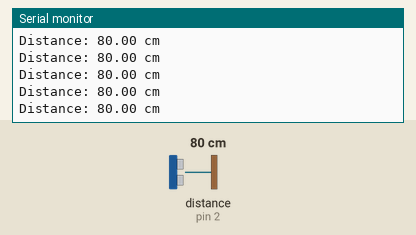
Recording of a sketch running on a simulated Arduino Uno, built with avr-gcc and run on an emulated ATmega328P. Parts: the last lines printed to the serial monitor. Wiring (inferred from the names in the program): ultrasonic range finder: trigger pin 3; echo pin 2. The inputs (shaded band) are chosen by the test bench; at power-on: distance to the obstacle (sensor on pin 2) 80 cm. The echo pulse lasts 58.3 µs per cm.

Above: at 1.2 s.
1.3 s: distance to the obstacle (sensor on pin 2) set to 120 cm
At 1.49 s:
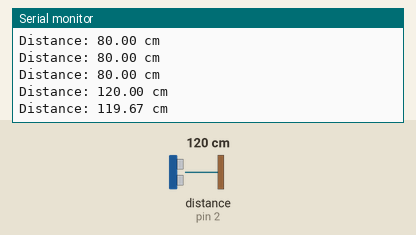
4.3 s: distance to the obstacle (sensor on pin 2) set to 35 cm
At 4.3 s:
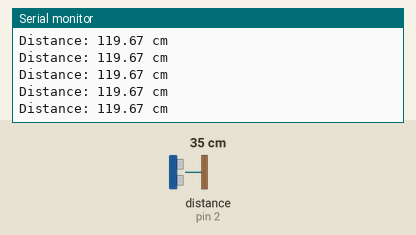
7.3 s: distance to the obstacle (sensor on pin 2) set to 250 cm
At 7.4 s:
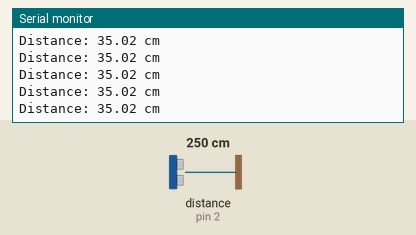
10.3 s: distance to the obstacle (sensor on pin 2) set to 35 cm
At 10.4 s:
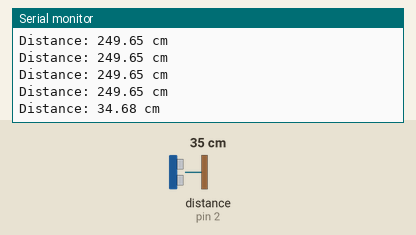
Timing chart, 0 to 13.3 s (numbered marks = the images above; inputs shaded):
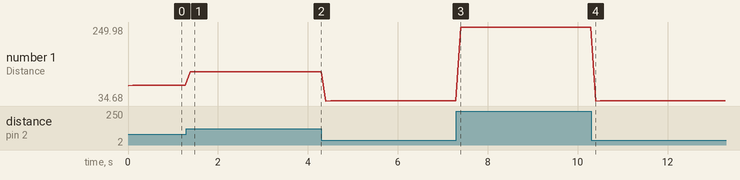

Measured:
- after the input at 1.3 s, the serial monitor: prints a new line after 0.08 s (image 1)
- after the input at 10.3 s, the serial monitor: prints a new line after 0.10 s (image 4)
- plotted number 1: 80 → 119.67 after the input at 1.3 s, 119.67 → 35.02 after the input at 4.3 s, 35.02 → 249.65 after the input at 7.3 s, 249.65 → 35.02 after the input at 10.3 s

The sketch:

Ultrasonic_sensor.ino
```cpp
const int trigPin = 3;
const int echoPin = 2;

long duration;
float distanceCm;

void setup() {
  Serial.begin(9600);
  pinMode(trigPin, OUTPUT);
  pinMode(echoPin, INPUT);
}

void loop() {
  // Clear the trigPin
  digitalWrite(trigPin, LOW);
  delayMicroseconds(2);

  // Set the trigPin on HIGH state for 10 micro seconds
  digitalWrite(trigPin, HIGH);
  delayMicroseconds(10);
  digitalWrite(trigPin, LOW);

  // Read the echoPin, returns the sound wave travel time in microseconds
  duration = pulseIn(echoPin, HIGH);

  // Calculate the distance (cm)
  // Speed of sound is 343m/s or 0.0343 cm/us
  distanceCm = duration * 0.0343 / 2;

  // Print the distance on the Serial Monitor
  Serial.print("Distance: ");
  Serial.print(distanceCm);
  Serial.println(" cm");

  // Wait a short time before the next measurement
  delay(100);
}
```
